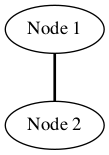

Write Python code to recreate this figure.
import pydot

# Create the graph
graph = pydot.Dot("my_graph", graph_type="graph", overlap=False, splines='true')

# An edge joins two nodes, hence we must first create two node - replace "Node Name" with your desired Node Title
graph.add_node(pydot.Node("Node 1"))
graph.add_node(pydot.Node("Node 2"))

"""
Add the argument "penwidth" and a float for the width you desire.
This only changes this edge's thickness, there is also a tutorial for changing the default values that affects
the thickness of all edges.
"""
graph.add_edge(pydot.Edge("Node 1", "Node 2", penwidth=2.0))

# Save the output
graph.write_png("ChangeEdgeThickness.png")
